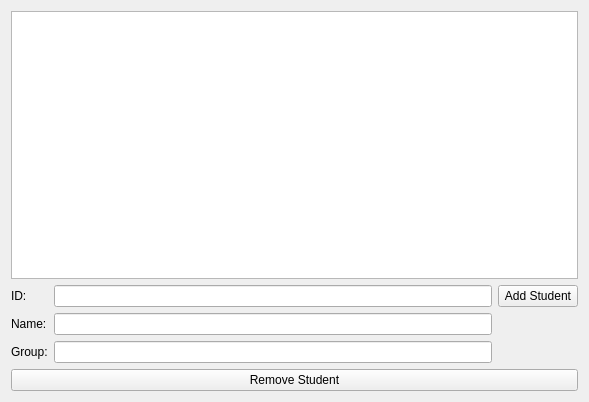
<?xml version="1.0" encoding="UTF-8"?>
<ui version="4.0">
 <class>TeacherAdmin</class>
 <widget class="QWidget" name="TeacherAdmin">
  <property name="geometry">
   <rect>
    <x>0</x>
    <y>0</y>
    <width>589</width>
    <height>402</height>
   </rect>
  </property>
  <property name="windowTitle">
   <string>TeacherAdmin</string>
  </property>
  <layout class="QVBoxLayout" name="verticalLayout_2">
   <item>
    <layout class="QVBoxLayout" name="verticalLayout">
     <item>
      <widget class="QListWidget" name="listStudents"/>
     </item>
    </layout>
   </item>
   <item>
    <layout class="QGridLayout" name="gridLayout">
     <item row="2" column="0">
      <widget class="QLabel" name="labelGroup">
       <property name="text">
        <string>Group:</string>
       </property>
      </widget>
     </item>
     <item row="0" column="0">
      <widget class="QLabel" name="labelId">
       <property name="text">
        <string>ID:</string>
       </property>
      </widget>
     </item>
     <item row="1" column="0">
      <widget class="QLabel" name="labelName">
       <property name="text">
        <string>Name:</string>
       </property>
      </widget>
     </item>
     <item row="2" column="1">
      <widget class="QLineEdit" name="lineEditGroup"/>
     </item>
     <item row="0" column="1">
      <widget class="QLineEdit" name="lineEditId"/>
     </item>
     <item row="1" column="1">
      <widget class="QLineEdit" name="lineEditName"/>
     </item>
     <item row="0" column="2">
      <widget class="QPushButton" name="buttonAdd">
       <property name="text">
        <string>Add Student</string>
       </property>
      </widget>
     </item>
    </layout>
   </item>
   <item>
    <widget class="QPushButton" name="buttonRemove">
     <property name="text">
      <string>Remove Student</string>
     </property>
    </widget>
   </item>
  </layout>
 </widget>
 <layoutdefault spacing="6" margin="11"/>
 <resources/>
 <connections/>
</ui>
